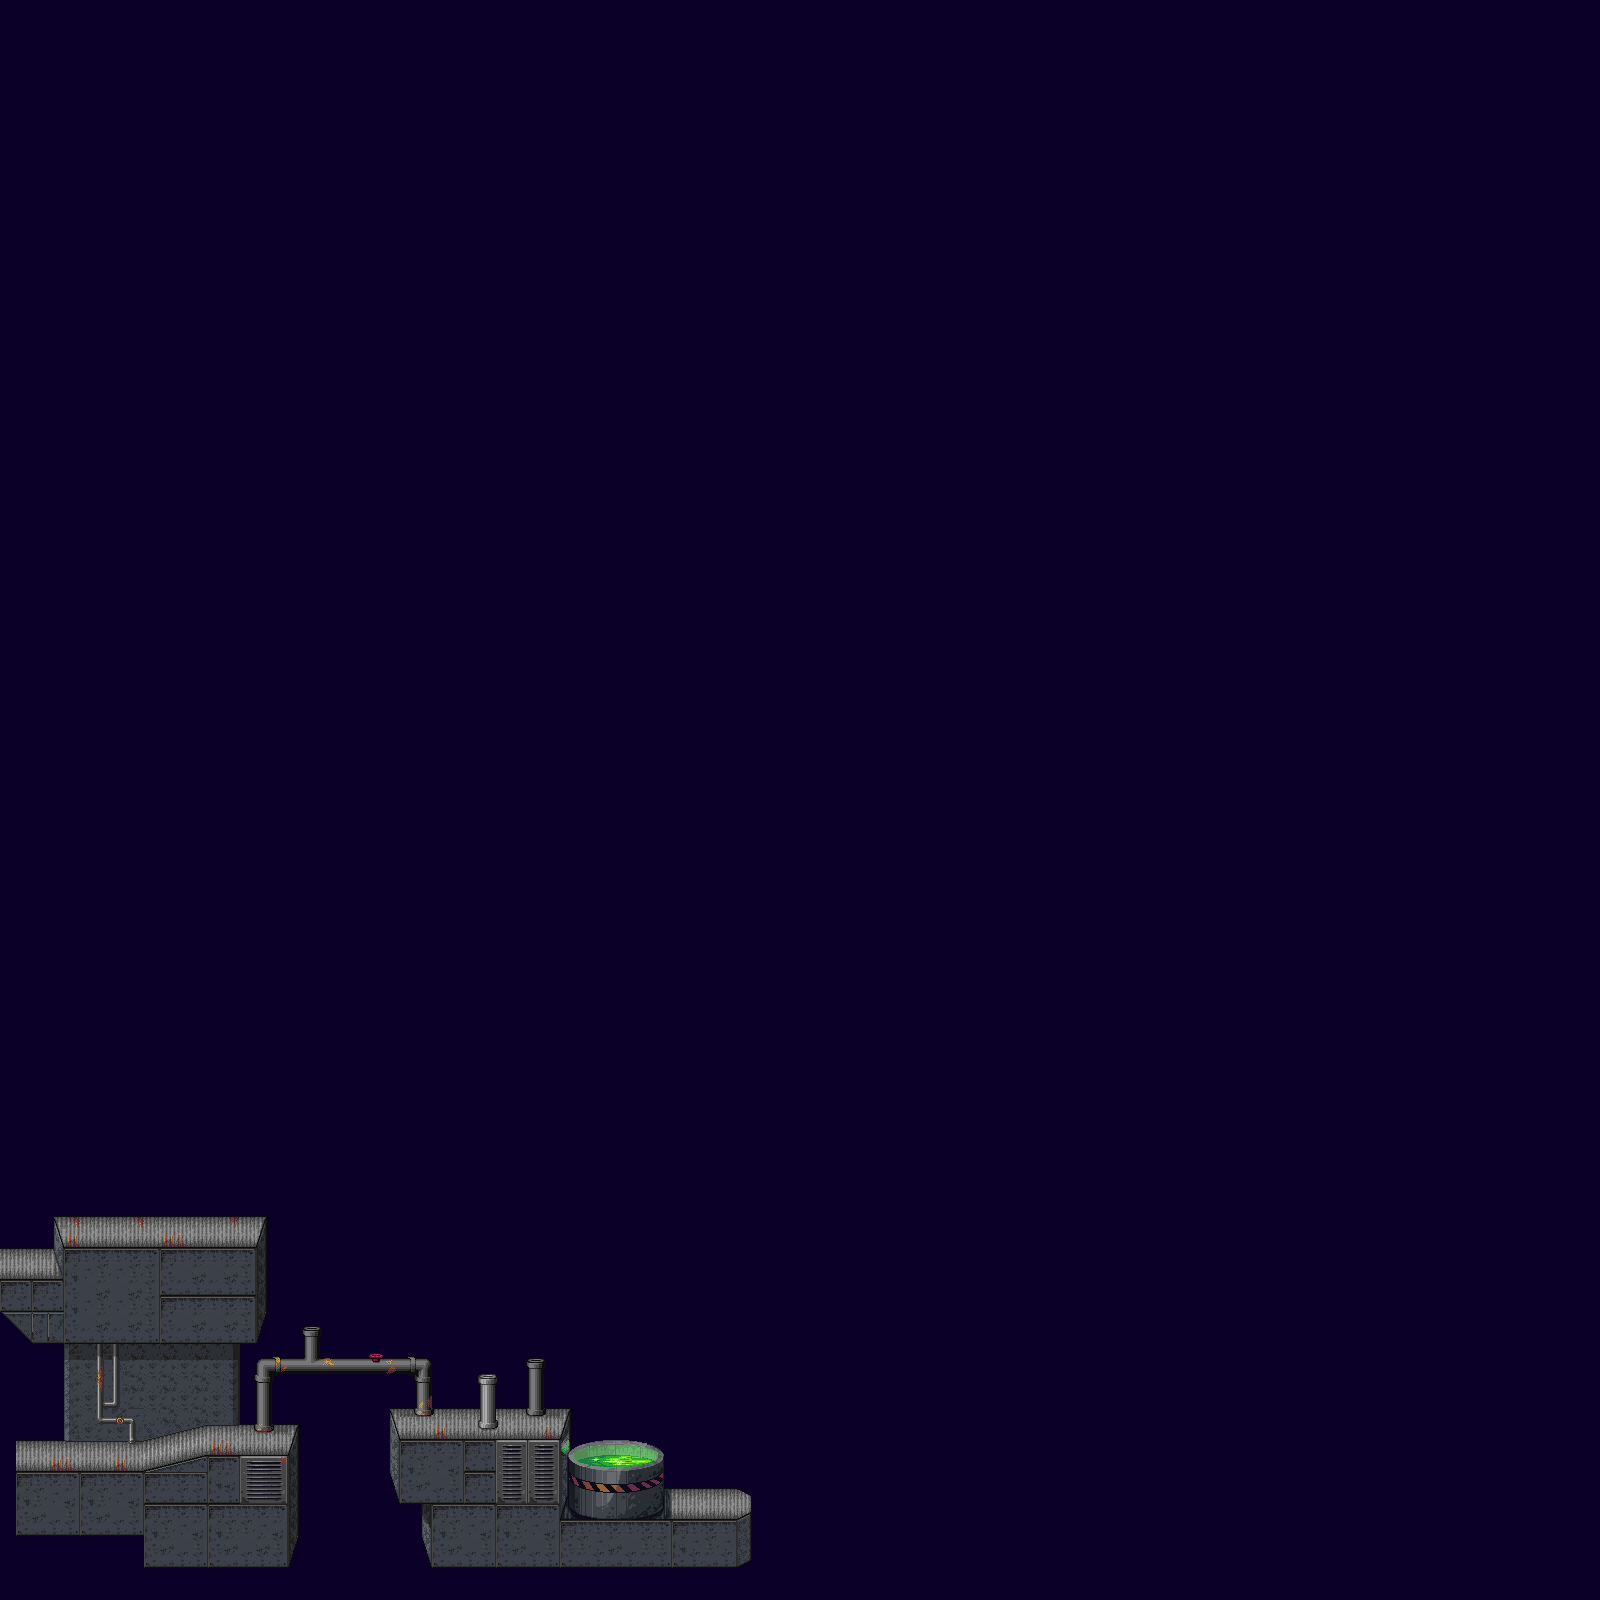

A level layout from a 2D game, rendered from its tile map. Below: a short description, then the map file with tile-grid data replaced by summaries:
An orthogonal 100x100 tile map with 16x16 px tiles, 4 tile layers (Tile Layer 1, Tile Layer 2, Tile Layer 3, Tile Layer 4).

<map version="1.5" tiledversion="1.7.2" orientation="orthogonal" renderorder="right-down" width="100" height="100" tilewidth="16" tileheight="16" infinite="0" backgroundcolor="#0a0028" nextlayerid="14" nextobjectid="1">
 <tileset firstgid="1" source="Fabrica02.tsx" />
 <layer id="1" name="Tile Layer 1" width="100" height="100">
  <data>[10000 cells, 576 non-empty, 219 distinct tile ids]</data>
 </layer>
 <layer id="11" name="Tile Layer 2" width="100" height="100">
  <data>[10000 cells, 10 non-empty, 10 distinct tile ids]</data>
 </layer>
 <layer id="13" name="Tile Layer 3" width="100" height="100">
  <data>[10000 cells, 5 non-empty, 5 distinct tile ids]</data>
 </layer>
 <layer id="12" name="Tile Layer 4" width="100" height="100">
  <data>[10000 cells, 36 non-empty, 36 distinct tile ids]</data>
 </layer>
</map>
